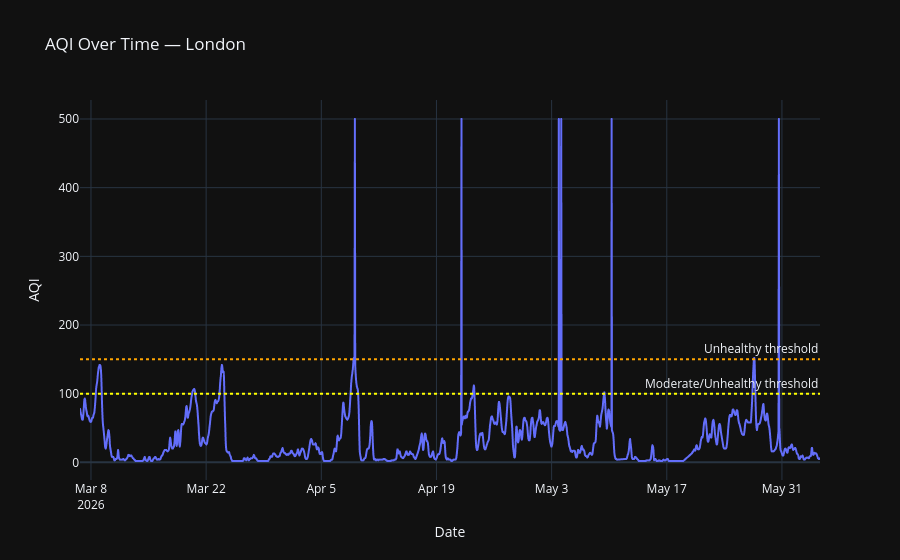

Notebook cell for this chart:
### Code cell
# Time series: AQI over time
if 'timestamp' in df.columns and 'aqi' in df.columns:
    df['timestamp'] = pd.to_datetime(df['timestamp'])
    fig = px.line(df, x='timestamp', y='aqi',
                  title=f'AQI Over Time — {CITY.title()}',
                  labels={'aqi': 'AQI', 'timestamp': 'Date'},
                  template='plotly_dark')
    fig.add_hline(y=100, line_dash='dot', line_color='yellow',
                  annotation_text='Moderate/Unhealthy threshold')
    fig.add_hline(y=150, line_dash='dot', line_color='orange',
                  annotation_text='Unhealthy threshold')
    fig.show()

### Figure 1 — Plotly figure (JSON) as saved in the notebook; plotly's stock layout.template omitted (floating-point values rounded to 4 significant figures; data arrays with more than 128 entries replaced by an {"elided": "..."} marker saying what was removed)
{"data": [{"hovertemplate": "Date=%{x}<br>AQI=%{y}<extra></extra>", "legendgroup": "", "line": {"color": "#636efa", "dash": "solid"}, "marker": {"symbol": "circle"}, "mode": "lines", "name": "", "showlegend": false, "type": "scattergl", "x": {"elided": "2112 str values"}, "xaxis": "x", "y": {"elided": "2112 int values"}, "yaxis": "y"}], "layout": {"annotations": [{"showarrow": false, "text": "Moderate/Unhealthy threshold", "x": 1, "xanchor": "right", "xref": "x domain", "y": 100, "yanchor": "bottom", "yref": "y"}, {"showarrow": false, "text": "Unhealthy threshold", "x": 1, "xanchor": "right", "xref": "x domain", "y": 150, "yanchor": "bottom", "yref": "y"}], "legend": {"tracegroupgap": 0}, "shapes": [{"line": {"color": "yellow", "dash": "dot"}, "type": "line", "x0": 0, "x1": 1, "xref": "x domain", "y0": 100, "y1": 100, "yref": "y"}, {"line": {"color": "orange", "dash": "dot"}, "type": "line", "x0": 0, "x1": 1, "xref": "x domain", "y0": 150, "y1": 150, "yref": "y"}], "title": {"text": "AQI Over Time — London"}, "xaxis": {"anchor": "y", "domain": [0, 1], "title": {"text": "Date"}}, "yaxis": {"anchor": "x", "domain": [0, 1], "title": {"text": "AQI"}}}}
